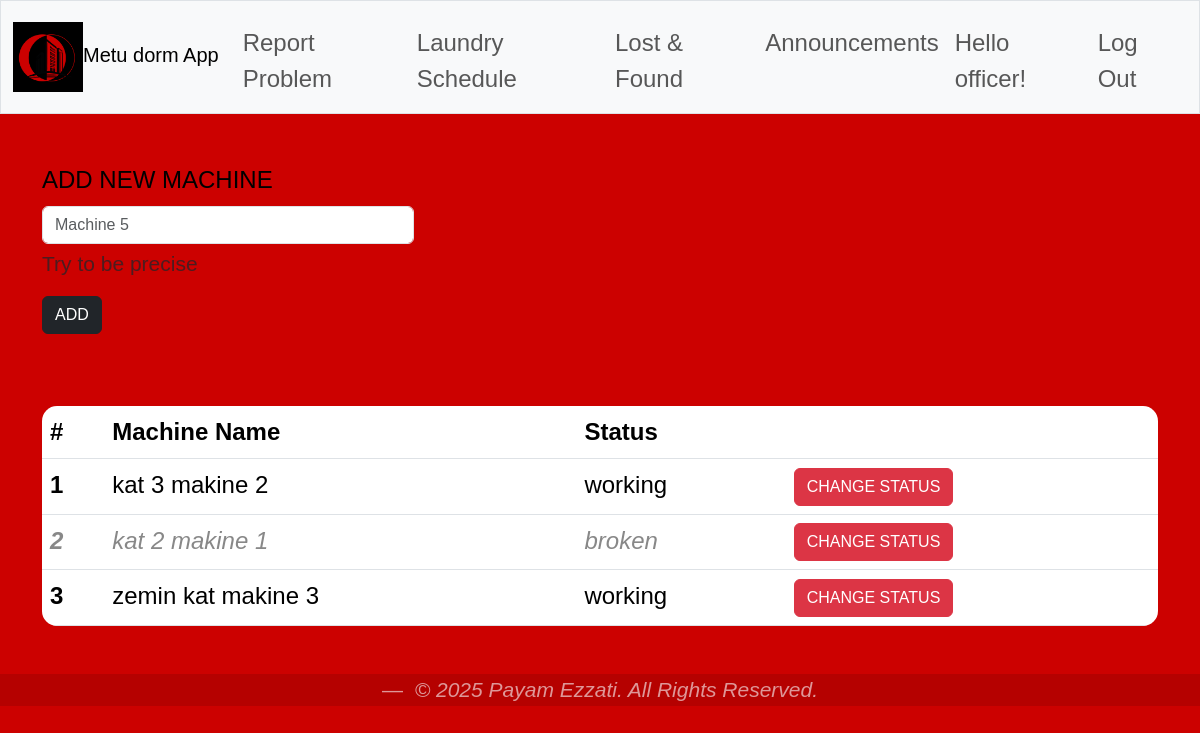
Page /laundry (signed in) on the committed database.
### tables this page shows
CREATE TABLE laundry_machines (
    id INTEGER PRIMARY KEY AUTOINCREMENT,
    dorm text,
    machine_name TEXT,
    status TEXT DEFAULT 'working'
    );

### app.py (the view)
@app.route("/laundry",methods=["GET", "POST"])
@login_required
def laundry():
    if request.method == "POST":
        return redirect("/")
    else:
        db = get_db()
        cursor = db.execute(
            "SELECT * FROM laundry_machines where dorm = (?)",(session['dorm'],)
        )
        rows = cursor.fetchall()
        return render_template("laundry.html",laundry_time_intervals = laundry_time_intervals,rows=rows)

### app.py (called while the page is built)
def get_db():
    if "db" not in g:
        g.db = sqlite3.connect(DATABASE)
        g.db.row_factory = sqlite3.Row
    return g.db

### helpers.py (called while the page is built)
def login_required(f):
    @wraps(f)
    def decorated_function(*args, **kwargs):
        if session.get("user_id") is None:
            return redirect("/login")
        return f(*args, **kwargs)
    return decorated_function

### templates/laundry.html (shortened to what this page needs)
{% extends "layout.html" %}
{% block main %}
    {%if session['role'] == "Student"%}
    <h2 class = "h2">YOU CAN MAKE A RESERVATION FOR YOUR LAUNDRY HERE</h2>
    <br>
    <form method = "POST">
        <div class="mb-3 col-6">
             <label >Date (default is today)</label>
             <select class="form-select">
                <option selected value="today">today</option>
                <option value="tommorow">tommorow</option>
                <option value="after_tommorow">after tommorow</option>
             </select>
        </div>
    </form>
    <div class="container mt-4">
  <div class="row g-3">
    <div class="col-sm-6 col-md-4 col-lg-3">
      <div class="card shadow-sm">
        <div class="card-header text-center fw-bold">
          Machine 1
        </div>
        <div class="card-body">
          <div class="list-group">
            <button class="list-group-item list-group-item-action list-group-item-success">
              08:00 - 09:00 (Available)
            </button>
            <button class="list-group-item list-group-item-action list-group-item-danger" disabled>
              09:00 - 10:00 (Reserved)
            </button>
            <button class="list-group-item list-group-item-action list-group-item-secondary" disabled>
              10:00 - 11:00 (Past)
            </button>
          </div>
        </div>
      </div>
    </div>
    {%else%}
        <form method = "POST" action ="/add_machine">
        <div class="mb-3 col-4" >
            <label  class="form-label">ADD NEW MACHINE</label>
            <input type="text" class="form-control" name="machine_name" placeholder="Machine 5" required>
            <div  class="form-text">Try to be precise</div>
        </div>
        <button type="submit" class="btn btn-dark"> ADD </button>
    </form>
    <br><br>
    <table class="table">
  <thead>
    <tr>
      <th scope="col">#</th>
      <th scope="col">Machine Name</th>
      <th scope="col">Status</th>
      <th scope="col"></th>
    </tr>
  </thead>
  <tbody>
    {%for row in rows%}
    <tr class="{{ 'closed-text' if row['status'] == 'broken' else '' }}">
      <th scope="row">{{loop.index}}</th>
      <td>{{row['machine_name']}}</td>
      <td>{{row['status']}}</td>
      <td> <form method="POST" action="/change_status_laundry">
                    <button type="submit" class="btn btn-danger">CHANGE STATUS</button>
                </form>
      </td>
    </tr>
    {%endfor%}
  </tbody>
</table>
    {%endif%}
{% endblock %}

### static/styles.css (style rules this page uses)
* { box-sizing: border-box; }
body { padding-bottom: 5px; background-color: #cc0100; font-family: Arial, sans-serif; color: #000000; font-size: 1.5rem; font-weight: 400; line-height: 1.5; margin: 0; }
.table { border-radius: 15px; overflow: hidden; }
.closed-text td, .closed-text th { color: #888888; font-style: italic; }

### rows in the picture
laundry_machines: machine_name "kat 3 makine 2", status "working"
laundry_machines: machine_name "kat 2 makine 1", status "broken"
laundry_machines: machine_name "zemin kat makine 3", status "working"

### other values in the picture
{{ session.get("name") }} "officer"
